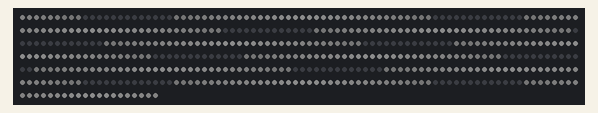
Simulated run of this program. Board: Raspberry Pi (BCM pin numbers). Shown: 500 RGB LEDs in strip order, left to right, continuing on the next row. Dim RGB values are drawn brighter than linear.

Above: at 0.46 s.
At 1.08 s:
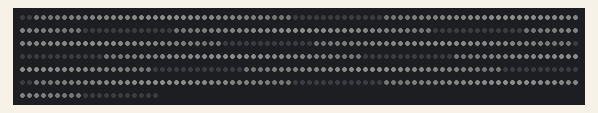
At 1.69 s:
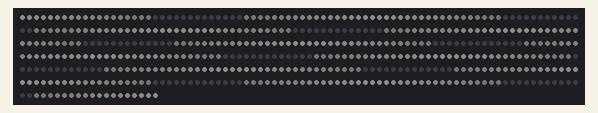

Measured:
- by itself, everything shown: repeats every 1.5 s, in 5 steps

The program:

scroll.py
```python
#!/usr/bin/python3

import time
import board
import neopixel
from random import random
import math
from pprint import pprint

# Choose an open pin connected to the Data In of the NeoPixel strip, i.e. board.D18
# NeoPixels must be connected to D10, D12, D18 or D21 to work.
pixel_pin = board.D21

# The number of NeoPixels
num_pixels = 500

# The order of the pixel colors - RGB or GRB. Some NeoPixels have red and green reversed!
# For RGBW NeoPixels, simply change the ORDER to RGBW or GRBW.
ORDER = neopixel.GRB


## Generate sine table
def rescale(X,A,B,C,D,force_float=False):
    retval = ((float(X - A) / (B - A)) * (D - C)) + C
    if not force_float and all(map(lambda x: type(x) == int, [X,A,B,C,D])):
        return int(round(retval))
    return retval

# moves part of an array to the end or beginning based on direction
# preserves order of elements in the array
def scroll_array(move, ar):
    if move > 0:
        ar2 = ar[move::] + ar[:move]
    elif move < 0:
        ar2 = ar[-move:] + ar[:-move]
    for i, val in enumerate(ar2):
        pixels[i] = val
    return ar

# for array of single int values, map that onto the same position in pixels
# using equal RGB to the integer input
def map_to_pix(ar, pixles):
    for i in range(0, pixels.n):
      pixels[i] = (ar[i], ar[i], ar[i])
    return pixels

# top of the scrolling function
def scroll(fade):
    global pixels
    periodicity = 10
    SAMPLES = math.ceil(pixels.n / periodicity)
    SCALE = 0,255 ## Output range

    ## Angles in degrees for which to calculate sine
    angles = [ rescale(i,0,SAMPLES,180,360, ) for i in range(SAMPLES) ]
    sin_table = [ int(round(rescale(s,-1,1,SCALE[0],SCALE[1]))) for s in [
        math.sin(math.radians(a)) for a in angles ]]
    pixels = map_to_pix(sin_table * math.ceil(periodicity), pixels)
    while True:
        pixels = scroll_array(fade, pixels)
        pixels.show()


if __name__ == "__main__":
    # use with so ctrl-c kills the lights when done.
    with neopixel.NeoPixel(pixel_pin, num_pixels, brightness=0.1, auto_write=False, pixel_order=ORDER) as pixels:
      scroll(1)
```
